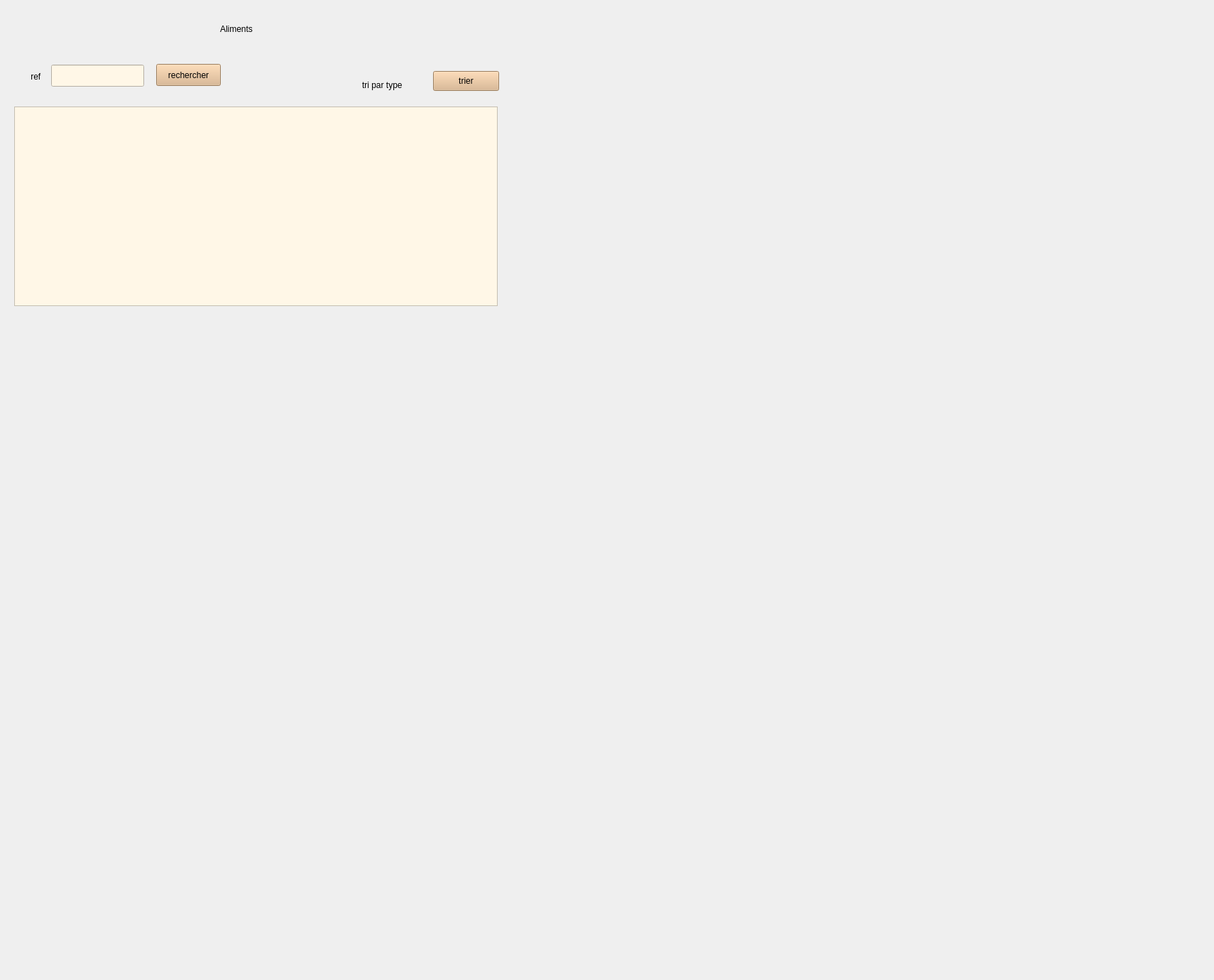
          <widget class="QWidget" name="tab_12">
           <attribute name="title">
            <string>Afficher</string>
           </attribute>
           <widget class="QTableView" name="tableView_3">
            <property name="geometry">
             <rect>
              <x>20</x>
              <y>150</y>
              <width>681</width>
              <height>281</height>
             </rect>
            </property>
            <property name="styleSheet">
             <string notr="true">background-color: rgb(255, 247, 231);</string>
            </property>
           </widget>
           <widget class="QLabel" name="label_55">
            <property name="geometry">
             <rect>
              <x>40</x>
              <y>100</y>
              <width>121</width>
              <height>16</height>
             </rect>
            </property>
            <property name="styleSheet">
             <string notr="true">color: rgb(0, 0, 0);
font: 10pt &quot;Microsoft Tai Le&quot;;
</string>
            </property>
            <property name="text">
             <string> ref</string>
            </property>
           </widget>
           <widget class="QLineEdit" name="lineEdit_24">
            <property name="geometry">
             <rect>
              <x>72</x>
              <y>91</y>
              <width>131</width>
              <height>31</height>
             </rect>
            </property>
            <property name="styleSheet">
             <string notr="true">background-color: rgb(255, 247, 231);</string>
            </property>
           </widget>
           <widget class="QPushButton" name="pushButton_12">
            <property name="geometry">
             <rect>
              <x>220</x>
              <y>90</y>
              <width>91</width>
              <height>31</height>
             </rect>
            </property>
            <property name="styleSheet">
             <string notr="true">color: rgb(0, 0, 0);

font: 8pt &quot;Microsoft Tai Le&quot;;
background-color: rgb(218, 178, 133);</string>
            </property>
            <property name="text">
             <string>rechercher</string>
            </property>
           </widget>
           <widget class="QLabel" name="label_44">
            <property name="geometry">
             <rect>
              <x>510</x>
              <y>110</y>
              <width>101</width>
              <height>20</height>
             </rect>
            </property>
            <property name="styleSheet">
             <string notr="true">color: rgb(0, 0, 0);
font: 10pt &quot;Microsoft Tai Le&quot;;
</string>
            </property>
            <property name="text">
             <string>tri par type</string>
            </property>
           </widget>
           <widget class="QPushButton" name="pushButton_15">
            <property name="geometry">
             <rect>
              <x>610</x>
              <y>100</y>
              <width>93</width>
              <height>28</height>
             </rect>
            </property>
            <property name="styleSheet">
             <string notr="true">color: rgb(0, 0, 0);

font: 8pt &quot;Microsoft Tai Le&quot;;
background-color: rgb(218, 178, 133);</string>
            </property>
            <property name="text">
             <string>trier</string>
            </property>
           </widget>
           <widget class="QLabel" name="back1_19">
            <property name="geometry">
             <rect>
              <x>-450</x>
              <y>-430</y>
              <width>1701</width>
              <height>1371</height>
             </rect>
            </property>
            <property name="styleSheet">
             <string notr="true">image: url(:/new/prefix1/imgeee.png);</string>
            </property>
            <property name="text">
             <string/>
            </property>
           </widget>
           <widget class="QLabel" name="ajt_emp_9">
            <property name="geometry">
             <rect>
              <x>310</x>
              <y>10</y>
              <width>211</width>
              <height>61</height>
             </rect>
            </property>
            <property name="styleSheet">
             <string notr="true">color: rgb(0, 0, 0);

font: 23pt &quot;Playbill&quot;;

</string>
            </property>
            <property name="text">
             <string>Aliments</string>
            </property>
           </widget>
           <zorder>back1_19</zorder>
           <zorder>tableView_3</zorder>
           <zorder>label_55</zorder>
           <zorder>lineEdit_24</zorder>
           <zorder>pushButton_12</zorder>
           <zorder>label_44</zorder>
           <zorder>pushButton_15</zorder>
           <zorder>ajt_emp_9</zorder>
          </widget>
